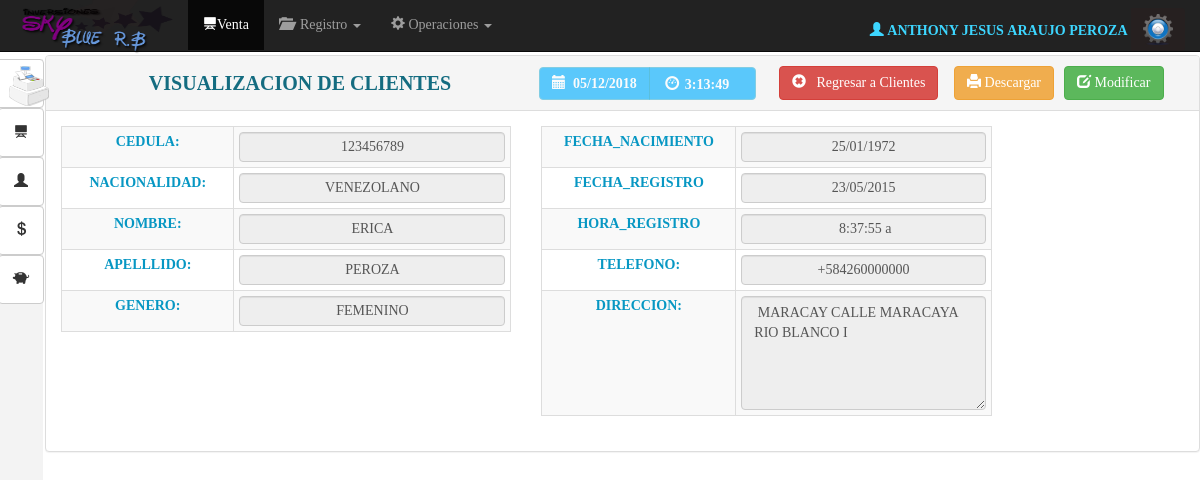
Page /vista/ver_cliente.php?id=1 (signed in) on the committed database.
### tables this page shows
CREATE TABLE IF NOT EXISTS `usuarios` (
  `id_usuario` int(11) NOT NULL,
  `id_empleado` int(11) NOT NULL,
  `usuario` varchar(50) NOT NULL,
  `clave` varchar(50) NOT NULL,
  `nivel` tinyint(1) NOT NULL DEFAULT '1'
);

CREATE TABLE IF NOT EXISTS `empleados` (
  `id_empleado` int(11) NOT NULL,
  `cedula` varchar(8) NOT NULL,
  `nombres` varchar(100) NOT NULL,
  `apellidos` varchar(100) NOT NULL,
  `fecha_nac` varchar(10) NOT NULL,
  `fecha_registro` varchar(10) NOT NULL,
  `cargo` varchar(50) NOT NULL,
  `edo_civil` varchar(30) NOT NULL,
  `grado_formacion` varchar(100) NOT NULL,
  `ocupacion` varchar(100) NOT NULL,
  `genero` char(1) NOT NULL,
  `status` varchar(10) NOT NULL DEFAULT 'activo',
  `nacionalidad` varchar(100) NOT NULL
);

CREATE TABLE IF NOT EXISTS `clientes` (
  `id_cliente` int(11) NOT NULL,
  `cedula` varchar(10) NOT NULL,
  `nombre` varchar(50) NOT NULL,
  `apellido` varchar(50) NOT NULL,
  `genero` char(1) NOT NULL,
  `nacionalidad` varchar(100) NOT NULL,
  `fecha_nac` date NOT NULL,
  `fecha_ing` date NOT NULL,
  `hora_registro` varchar(10) NOT NULL,
  `status` tinyint(4) NOT NULL DEFAULT '1'
);

CREATE TABLE IF NOT EXISTS `tlf_cliente` (
  `id_tlfcliente` int(11) NOT NULL,
  `id_cliente` int(11) NOT NULL,
  `telefono` varchar(20) NOT NULL,
  `status` tinyint(4) NOT NULL DEFAULT '1'
);

CREATE TABLE IF NOT EXISTS `direccion_cliente` (
  `id_direclt` int(11) NOT NULL,
  `id_cliente` int(11) NOT NULL,
  `direccion` varchar(300) NOT NULL,
  `status` tinyint(4) NOT NULL DEFAULT '1'
);

### vista/ver_cliente.php (the view, shortened to what this page needs)
<?php require_once'../seguridad/seguridad.php';
extract($_GET);
$modelo=new ModCon();
$conexion=$modelo->conectar();
 ?>
<!DOCTYPE html>
<html lang="en">
  <head>
    <link href="../Bootstrap/css/bootstrap.css" rel="stylesheet">
     <link href="../css/MyStyle.css" rel="stylesheet">
      <link rel="stylesheet" type="text/css" href="../css/calendario.css">
  </head>
 <body onload="mueveReloj()">
      <nav class="navbar navbar-inverse navbar-fixed-top" id="contenedornavbar">
      <div class="container-fluid">
        <div class="navbar-header">
          <a class="navbar-brand" href=""><img id="logotipo"src="../img/logo.png" alt=""></a>
        </div>
        <div id="navbar" class="navbar-collapse collapse">
          <ul class="nav navbar-nav">
            <li class="active"><a href="venta.php"><span class="glyphicon glyphicon-blackboard" aria-hidden="true"></span>Venta</a></li>
 <li class="dropdown">
             <a href="#" class="dropdown-toggle" data-toggle="dropdown" role="button" aria-expanded="false"><span class="glyphicon glyphicon-folder-open" aria-hidden="true"></span> &nbsp;Registro <span class="caret"></span></a>
            </li>
           <li class="dropdown">
              <a href="#" class="dropdown-toggle" data-toggle="dropdown" role="button" aria-expanded="false"><span class="glyphicon glyphicon-cog" aria-hidden="true"></span>&nbsp;Operaciones <span class="caret"></span></a>
            </li>
          </ul>
<div class="btn-group navbar-form navbar-right" >
<?php
$log=$_SESSION['id'];
$user=$conexion->query("SELECT t1.id_usuario,t2.id_empleado, t2.nombres,t2.apellidos as apellidos
FROM usuarios t1
RIGHT Join empleados t2  ON t1.id_empleado=t2.id_empleado
WHERE t1.id_empleado='$log'");
$usr=$user->fetch_array();
 ?>
<label  id="log" class="navbar-left"><b><?php echo "<span class='glyphicon glyphicon-user' aria-hidden='true'></span>&nbsp;". $usr['nombres']."&nbsp;".$usr['apellidos']."&nbsp;";?></b></label>
  <button id="btnConfi" type="button" class="btn btn-default dropdown-toggle" data-toggle="dropdown" aria-expanded="false">
   <img src="../img/confi2.png" width="30" alt="">
  </button>
</div>
        </div>
      </div>
      <article id="navbar3">
       <button type="button" class="btn btn-default btn2" id="btn0"aria-label="Left Align">
 <img src="../img/fact.png" width="40" alt="">
<button type="button" class="btn btn-default btn2" id="btn1"aria-label="Left Align">
  <span class="glyphicon glyphicon-blackboard" aria-hidden="true"></span>
</button>
<button type="button" class="btn btn-default btn2" id="btn2"aria-label="Left Align">
  <span class="glyphicon glyphicon-user" aria-hidden="true"></span>
</button>
<button type="button" class="btn btn-default btn2" id="btn2"aria-label="Left Align">
  <span class="glyphicon glyphicon glyphicon-usd" aria-hidden="true"></span>
</button>
<button type="button" class="btn btn-default btn2 btn3" id="btn3"aria-label="Left Align">
  <span class="glyphicon glyphicon-piggy-bank" aria-hidden="true"></span>
</button>
</article>
    </nav>
 <div id="panel" class="panel panel-default">
  <div class="panel-heading">
<table border="0" width="100%" align="center">
  <tr>
   <td><center> <b id="titulo_header">  VISUALIZACION DE CLIENTES</b></center>
   </td>
     <td width="240"> <div class="btn-group" role="group" aria-label="...">
  <button type="button" id="btnAzulCielo" disabled class="btn btn-info"><b><span class="glyphicon glyphicon-calendar" aria-hidden="true"></span>&nbsp;
  <?php $fecha=date("d/m/Y");
echo $fecha;
  ?></b></button>
  <button type="button" id="btnAzulCielo"disabled class="btn btn-info">
  <form name="form_reloj">
  &nbsp;<span class="glyphicon glyphicon-dashboard"></span>
<input type="text"disabled class="tamano"  id="reloj"name="reloj" size="10">
</form></button>
</div>
</td>
       <th width="175" colspan="1">
    <a href="Buscar_cliente.php"class="btn btn-danger"> <span class="glyphicon glyphicon-remove-sign" aria-hidden="true"></span>&nbsp;&nbsp; Regresar a Clientes</a>
        </th>
        <th width="110"> <a type="button"  id="btnFinVenta" class="btn btn-warning"> <span class="glyphicon glyphicon-print" aria-hidden="true"></span>&nbsp;Descargar</a> </th>
        <th width="120"> <?php echo '<a  href="modificar_cliente.php?id='.$id.'" class="btn btn-success"> <span class="glyphicon glyphicon-edit" aria-hidden="true"></span>&nbsp;Modificar</a> ' ?></th>
  </tr>
</table>
<?php $sql=$conexion->query("SELECT t1.*,t2.*,t3.direccion,date_format(t1.fecha_ing, '%d/%m/%Y') as fecha_registro,date_format(t1.fecha_nac, '%d/%m/%Y') as fecha_nac
FROM clientes t1
LEFT JOIN tlf_cliente t2 ON t2.id_cliente=t1.id_cliente
LEFT JOIN direccion_cliente t3 ON t3.id_cliente=t1.id_cliente
WHERE t1.id_cliente='$id'");
$fila=$sql->fetch_array();?>
  </div>
  <div class="panel-body">
  <div class="container-fuid">
  <div class="row">
<div class="col-xs-5 ">
 <table class="table table-striped table-condensed table-bordered">
   <tr>
     <td id="titulo_pro" class="bold texto_center">CEDULA:</td>
      <td ><input type="text" disabled="" id="apellido_emp" class="form-control input-personalizado texto_center"  value="<?php echo $fila['cedula'] ?>"></td>
   </tr>
   <tr>
     <td id="titulo_pro" class="bold texto_center">NACIONALIDAD:</td>
      <td ><input type="text" disabled="" id="apellido_emp" class="form-control input-personalizado texto_center"  value="<?php echo $fila['nacionalidad'] ?>"></td>
   </tr>
    <tr>
     <td id="titulo_pro" class="bold texto_center">NOMBRE:</td>
      <td ><input type="text" disabled id="apellido_emp" class="form-control input-personalizado texto_center"  value="<?php echo $fila['nombre'] ?>"></td>
   </tr>
    <tr>
     <td id="titulo_pro" class="bold texto_center">APELLLIDO:</td>
      <td ><input type="text" disabled id="apellido_emp" class="form-control input-personalizado texto_center"  value="<?php echo $fila['apellido'] ?>"></td>
   </tr>
   <tr>
     <td id="titulo_pro" class="bold texto_center">GENERO:</td>
     <?php if ($fila['genero']=="M") {
      $genero="MASCULINO";
     }else{
      $genero="FEMENINO";
      } ?>
      <td ><input type="text" disabled id="apellido_emp" class="form-control input-personalizado texto_center"  value="<?php echo $genero ?>"></td>
   </tr>
 </table>
  </div>
  <div class="col-xs-5 ">
  <table class="table table-striped table-condensed table-bordered">
  <tr>
     <td id="titulo_pro" class="bold texto_center">FECHA_NACIMIENTO</td>
      <td ><input type="text" disabled="" id="apellido_emp" class="form-control input-personalizado texto_center"  value="<?php echo $fila['fecha_nac'] ?>"></td>
   </tr>
   <tr>
     <td id="titulo_pro" class="bold texto_center">FECHA_REGISTRO</td>
      <td ><input type="text" disabled="" id="apellido_emp" class="form-control input-personalizado texto_center"  value="<?php echo $fila['fecha_registro'] ?>"></td>
   </tr>
    <tr>
     <td id="titulo_pro" class="bold texto_center">HORA_REGISTRO</td>
      <td ><input type="text" disabled="" id="apellido_emp" class="form-control input-personalizado texto_center"  value="<?php echo $fila['hora_registro'] ?>"></td>
   </tr>
    <tr>
     <td id="titulo_pro" class="bold texto_center">TELEFONO:</td>
      <td ><input type="text" disabled="" id="apellido_emp" class="form-control input-personalizado texto_center"  value="<?php echo $fila['telefono'] ?>"></td>
   </tr>
   <tr>
     <td id="titulo_pro" class="bold texto_center">DIRECCION:</td>
      <td ><textarea name="direccion_emp" rows="5" disabled i maxlength="150" class="form-control"> <?php echo $fila['direccion'];?></textarea></td>
   </tr>
 </table>
  </div>
</div>
</div>
  </div>
</div>
</body>
</html>

### css/MyStyle.css (style rules this page uses)
body { font-family: "Ubuntu"; }
#log { color: #3DD6FF; line-height: 45px; font-family: "Ubuntu"; font-weight: bold; }
.bold { font-weight: bold; }
#btnAzulCielo { background: #08B1FF; text-align: left; font-weight: bold; height: 33px; }
.tamano { width: 60px; }
.input-personalizado { height: 30px; padding: 7px }
#logotipo { width: 158px; height: 68px; margin-top: -29px; }
#reloj { border: 0px; height: 22px; background: transparent; }
#titulo_pro { color: #0797C3; }
#titulo_header { font-size: 20px; color: #146C80; text-align: center; }
.texto_center { text-align: center; }

### rows in the picture
usuarios: id_empleado.nombres "ANTHONY JESUS", id_empleado.apellidos "ARAUJO PEROZA"
clientes: cedula "123456789", nacionalidad "VENEZOLANO", nombre "ERICA", apellido "PEROZA", genero "FEMENINO", hora_registro "8:37:55 a", telefono "+584260000000", direccion_emp "MARACAY CALLE MARACAYA RIO BLANCO I"
